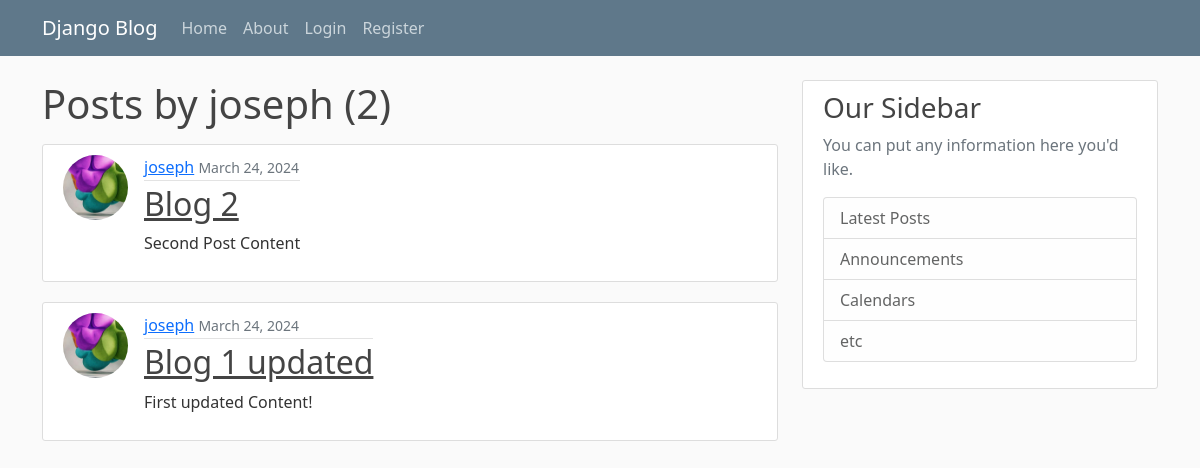
Before: /user/joseph with the older database file.
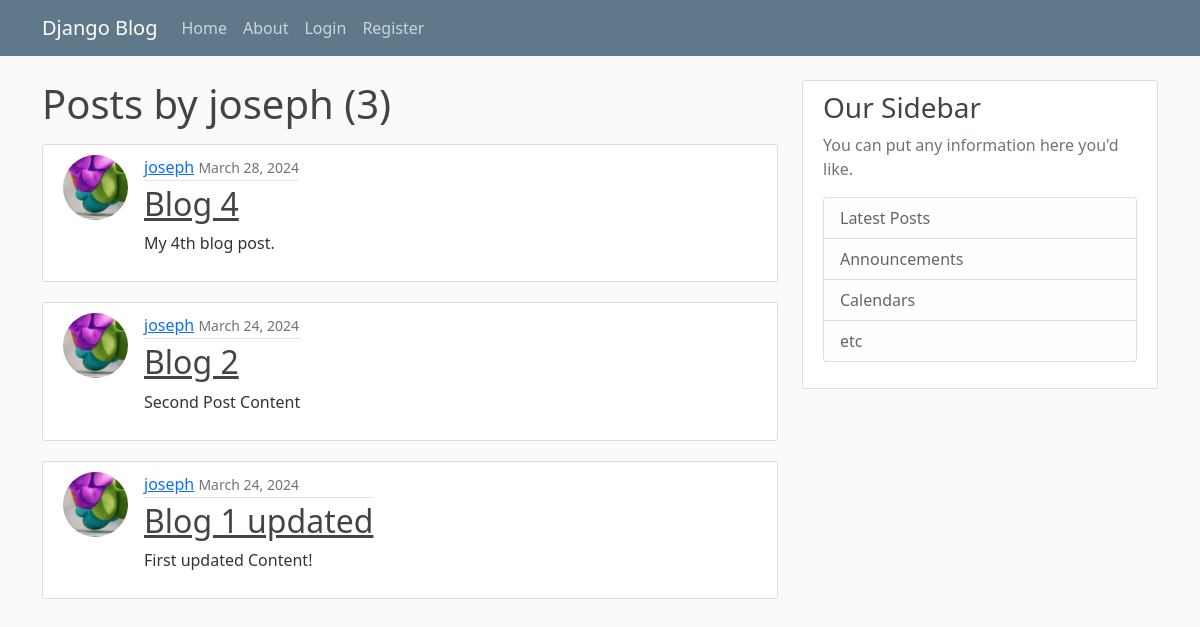
After: the same page with the newer database file.
### blog/models.py (models this page shows, shortened)
class Post(models.Model):
    title = models.CharField( max_length=100)
    content = models.TextField()
    date_posted = models.DateTimeField(default=timezone.now)
    author = models.ForeignKey(User, on_delete=models.CASCADE)

### users/models.py (models this page shows, shortened)
class Profile(models.Model):
    user = models.OneToOneField(User, on_delete = models.CASCADE)
    image = models.ImageField(default='default.jpg', upload_to='profile_pics')

### blog/views.py (the view)
# urls.py: path('user/<str:username>', UserPostListView.as_view(), name="user-posts"),
class UserPostListView(ListView):
      model = Post
      template_name = 'blog/user_posts.html' #<app>/<model>_<viewtype>.html
      context_object_name = 'posts'
      paginate_by = 5
      def get_queryset(self):
          user = get_object_or_404(User, username=self.kwargs.get('username'))
          return Post.objects.filter(author=user).order_by('-date_posted')

### blog/templates/blog/user_posts.html (shortened to what this page needs)
{% extends "blog/base.html" %}
{% block content %}
    <h1 class="mb-3">Posts by {{ view.kwargs.username }} ({{ page_obj.paginator.count }})</h1>
    {% for post in posts %}
        <article class="media content-section">
            <img class="rounded-circle article-img"
                 src="{{ post.author.profile.image.url }}"
                 alt=""
                 srcset=""
                 height=""
                 width="">
            <div class="media-body">
                <div class="article-metadata">
                    <a class="mr-2" href="{% url 'user-posts' post.author.username %}">{{ post.author }}</a>
                    <small class="text-muted">{{ post.date_posted|date:"F d, Y" }}</small>
                </div>
                <h2>
                    <a class="article-title" href="{% url 'post-detail' post.id %}">{{ post.title }}</a>
                </h2>
                <p class="article-content">{{ post.content }}</p>
            </div>
        </article>
    {% endfor %}
{% endblock content %}

Changed rows visible on the page:
added Post: author.profile.image (picture), author "joseph", date_posted "March 28, 2024", title "Blog 4", content "My 4th blog post."
Other visible differences:
{{ page_obj.paginator.count }}: "2" → "3"
